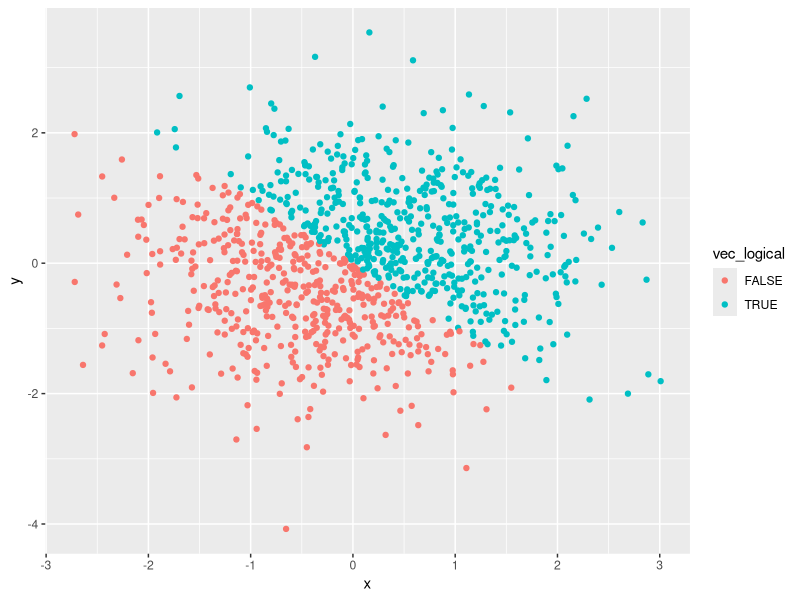
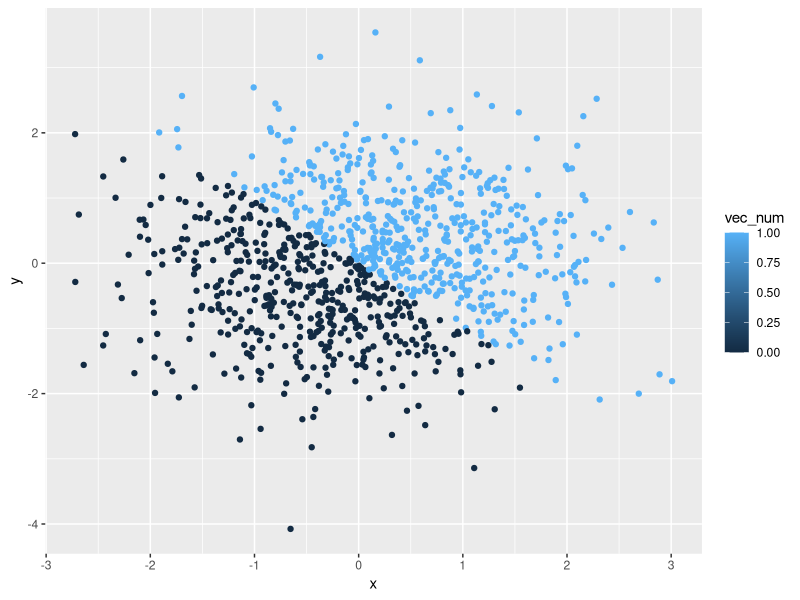
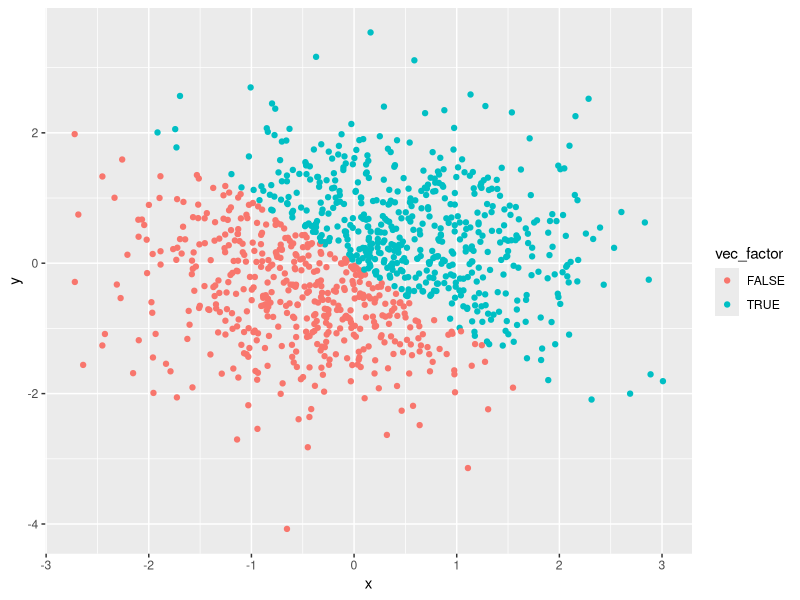

Generate these figures, in order, with R:
## ---- chunk 1
library(tidyverse)
## ---- chunk 2
set.seed(1)

problem1_df = tibble(
  vec_unif = runif(n = 10, min = 0, max = 5),
  vec_logical = vec_unif > 2,
  vec_char = c("a","b","c","d","e","f","g","h","i","j"),
  vec_factor = factor(c("right","left","right","right","left","right","right","left","right","left"))
)

problem1_df
## ---- chunk 3
as.numeric(as.factor(problem1_df$vec_char))

as.numeric(as.character(problem1_df$vec_factor))
## ---- chunk 4
set.seed(2)

problem2_df = tibble(
  x = rnorm(n = 1000, mean = 0, sd = 1),
  y = rnorm(n = 1000, mean = 0, sd = 1),
  vec_logical = x + y > 0,
  vec_num = as.numeric(vec_logical),
  vec_factor = as.factor(vec_logical)
)
## ---- chunk 5
ggplot(problem2_df, aes(x = x, y = y, color = vec_logical)) + geom_point()

ggplot(problem2_df, aes(x = x, y = y, color = vec_num)) + geom_point()

ggplot(problem2_df, aes(x = x, y = y, color = vec_factor)) + geom_point()
